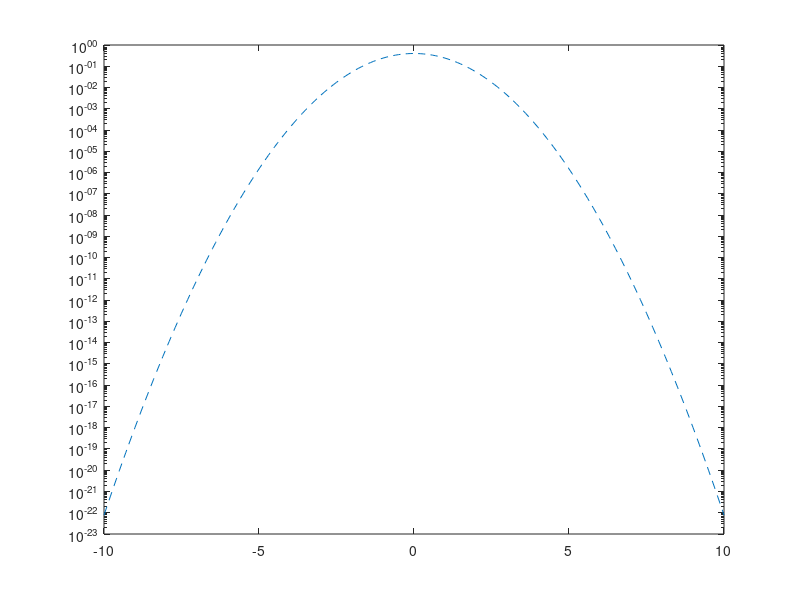

The MATLAB script that drew this image:
function OverPlotStdGauss
%
% SLOPEREGRESS Plots a standardised Gaussian PDF
% File name: OverPlotStdGauss.m
% Author: Khurom H. Kiyani
% File created: 22nd March 2015
% Institute: University of Warwick
% E-mail: k.kiyani@warwick.ac.uk
% 
% Last updated: 22nd May 2015
% Updated by: Khurom H. Kiyani
% 
% Description:
% ------------
% This function plots a linear fit on a curve that you select from an 
% existing line in a figure. The linear fit is done using ordinary least 
% squares. The errors provided are the average of the upper and lower 95% 
% quantiles and assume that the underlying distribution of residuals is a 
% Gaussian with zero mean and constant variance. Make sure that a line is 
% selected already from the figure on the screen OR that a handle for such 
% a plot for a line is passed as an argument.
% 
% requires Statistics Toolbox

x = [-10:.1:10];
norm = normpdf(x,0,1);
semilogy(x,norm,'--')

clear x norm